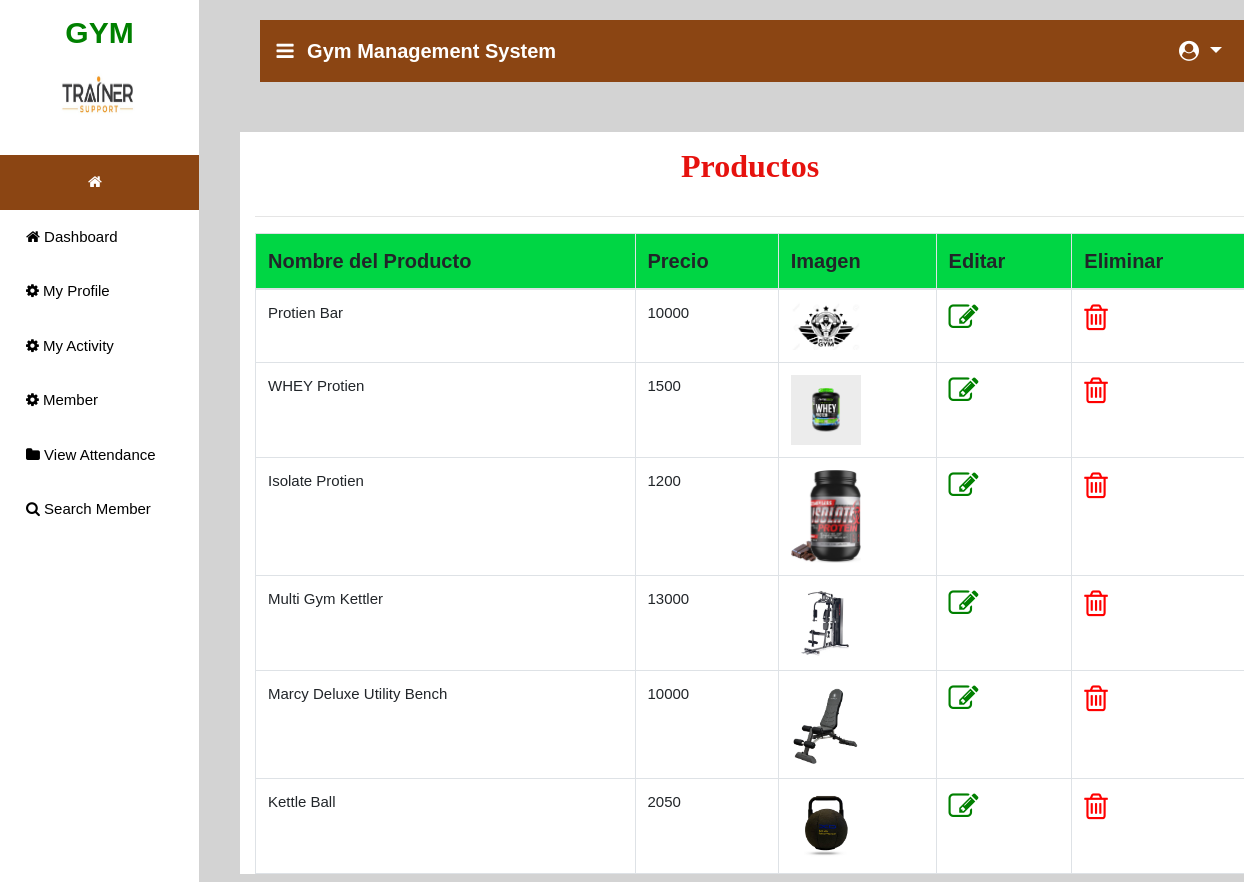
Screenshot of /view_product with the database file from the repository.
### gym/models.py (models this page shows, shortened)
class Product(models.Model):
    name = models.CharField(max_length=10, null=True)
    price = models.CharField(max_length=10, null=True)
    image = models.FileField(null=True)

### gym/views.py (the view)
# urls.py: path('view_product', View_Product,name="view_product"),
def View_Product(request):
    package = Product.objects.all()
    d = {'package':package}
    return render(request,'view_product.html',d)

### gym/templates/view_product.html (shortened to what this page needs)
{% extends 'navigation3.html' %}
{% block body1 %}
<div style="background-color:lightgrey;width:100%;height:800px;position:absolute">
<div class="container" style="margin-top:%;background:white;width:100%">
<center><h2 style = "margin-top:2%;padding:15px;font-family : 'Monotype Corsiva' ; color : #E6120E ; font-weight : bold;margin-top:5%">Productos</h2></center><hr>
<table class="table table-bordered" id="myTable">
  <thead>
  <tr>
    <th>Nombre del Producto</th>
    <th>Precio</th>
    <th>Imagen</th>
    <th>Editar</th>
    <th>Eliminar</th>
  </tr>
  </thead>
   <tbody>
{% for i in package %}
  <tr>
    <td>{{i.name}}</td>
    <td>{{i.price}}</td>
    <td><img src="{{i.image.url}}" style="width:70px"></td>
    <td><a href="{% url 'edit_product' i.id %}"><i style="font-size:30px;color:green" class="fa fa-edit"></i> </a> </td>
    <td><a href="{% url 'delete_product' i.id %}"><i style="font-size:30px;color:red" onclick="return confirm('estas seguro?')" class="fa fa-trash-o" ></i></a> </td>
  </tr>
   {% endfor %}
    </tbody>
</table>
 </div></div>
{% endblock %}

### gym/templates/navigation2.html (style rules this page uses)
thead { background:#00d644; }
body { font-family: "Lato", sans-serif; }
body { margin:0;font-family:Arial }

### gym/templates/view_product.html (style rules this page uses)
td { font-size:15px; }

### rows the page displays
Product: name "Protien Bar", price "10000", image (picture)
Product: name "WHEY Protien", price "1500", image (picture)
Product: name "Isolate Protien", price "1200", image (picture)
Product: name "Multi Gym Kettler", price "13000", image (picture)
Product: name "Marcy Deluxe Utility Bench", price "10000", image (picture)
Product: name "Kettle Ball", price "2050", image (picture)
